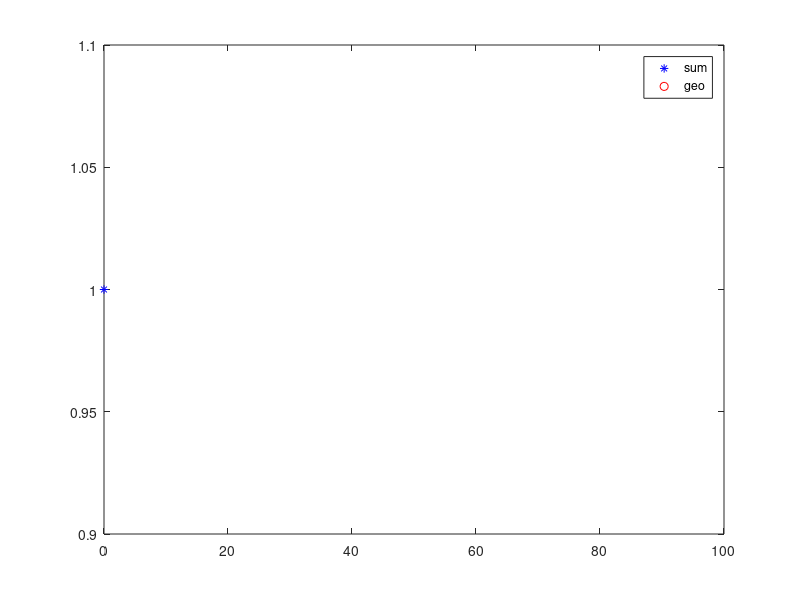

Recreate this plot in MATLAB.
p = input("Give a pb p:");
N = input("Give nr of sim N: ");
X = zeros(1, N);
for i = 1:N
  X(i) = 0;
  while rand>=p;
    X(i) = X(i) + 1;
  endwhile
endfor
k = 0:100;
pk = geopdf(k,p);
U_X = unique(X);
n_X = hist(X, length(U_X));
rel_freq = n_X/N;
plot(U_X, rel_freq, "b*", k, pk, "ro");
legend("sum", "geo");

